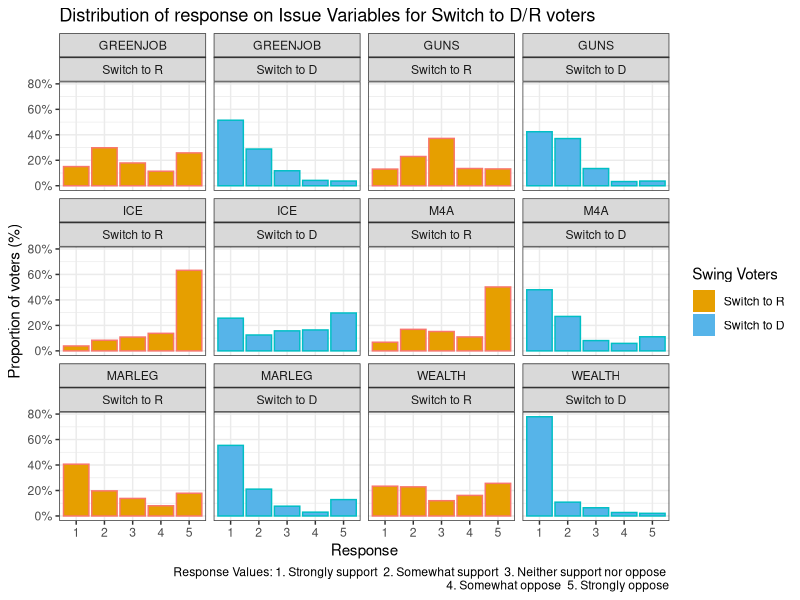
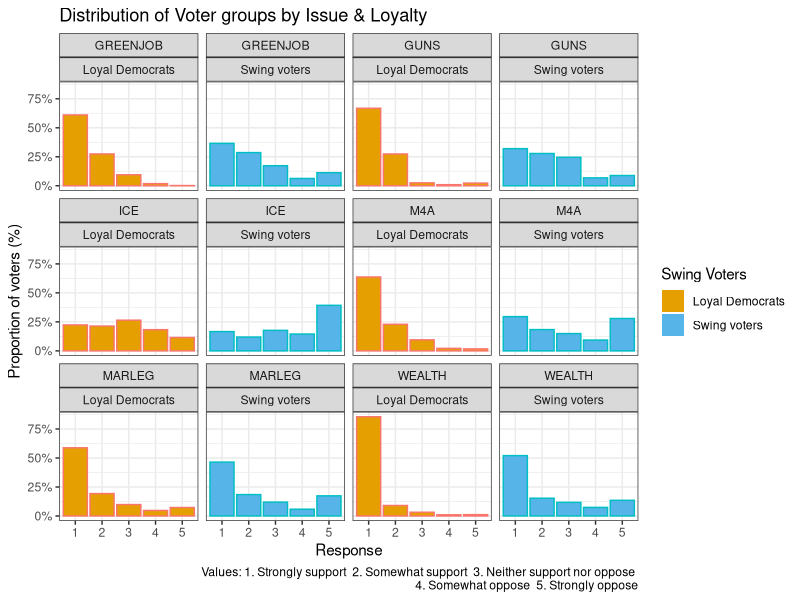
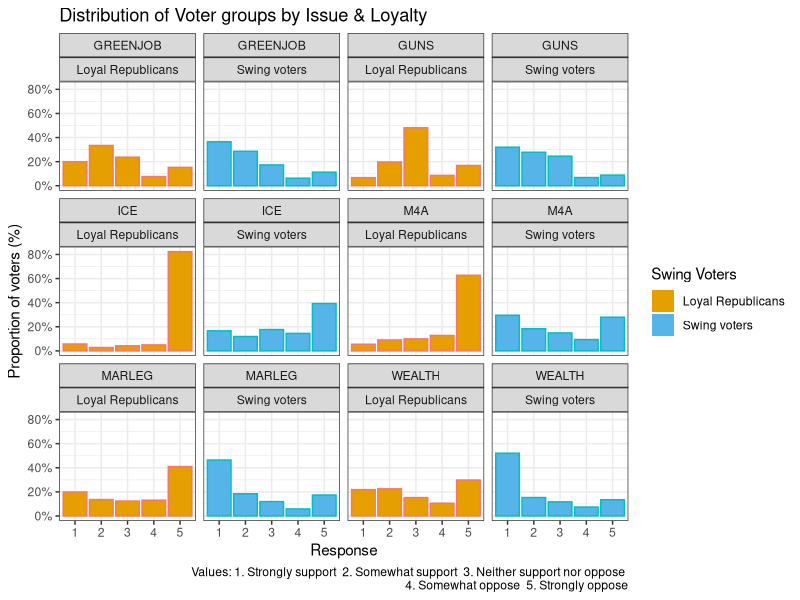
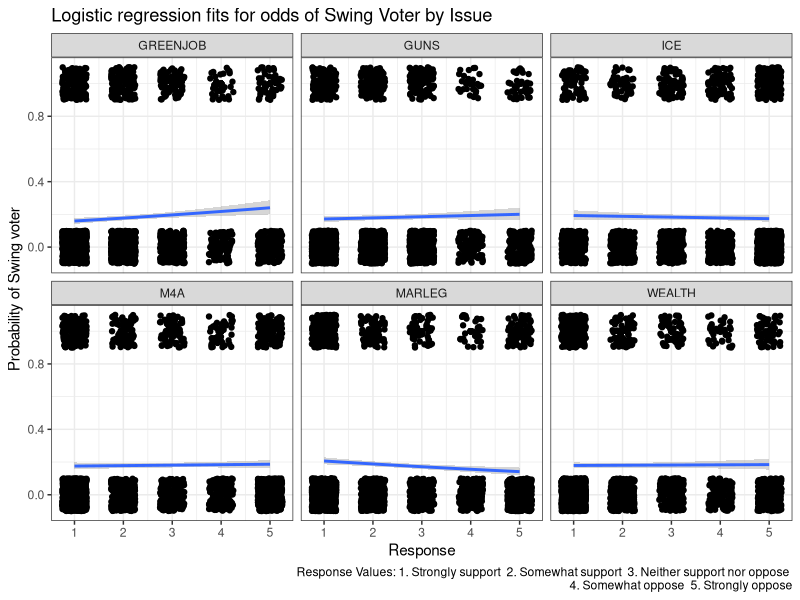
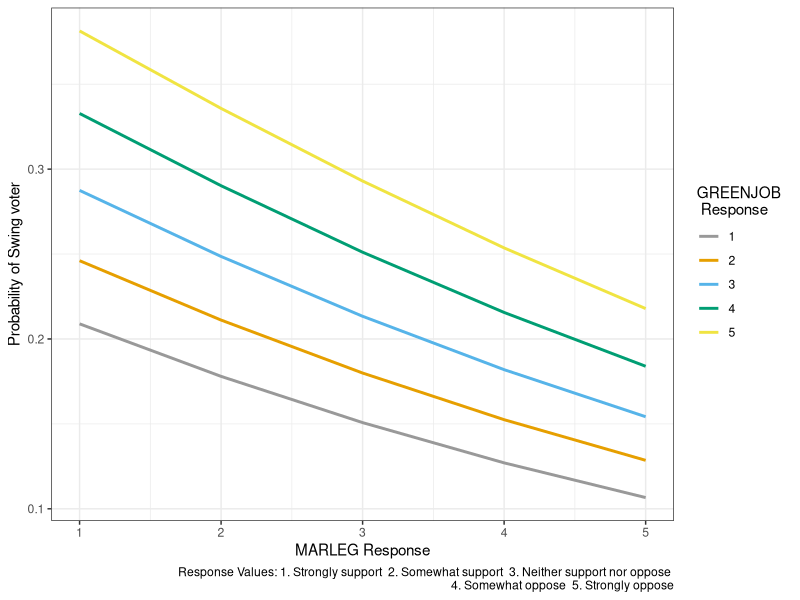
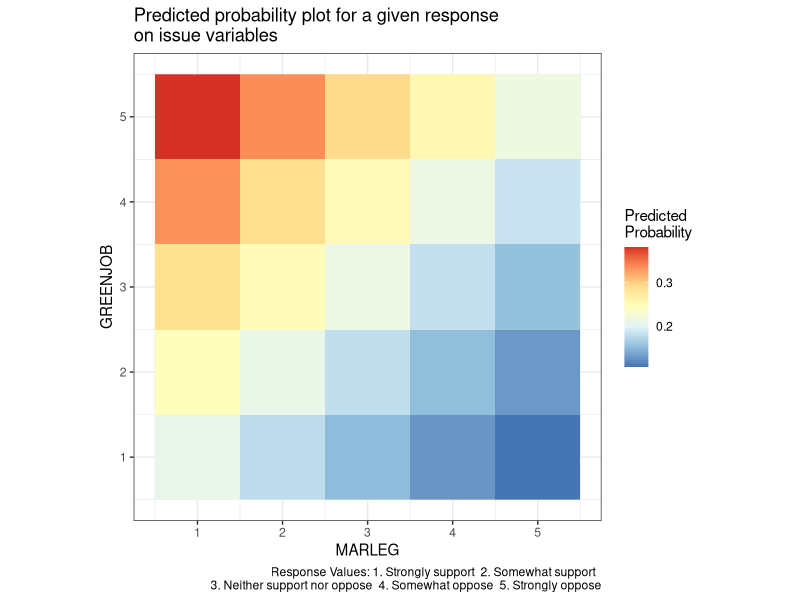
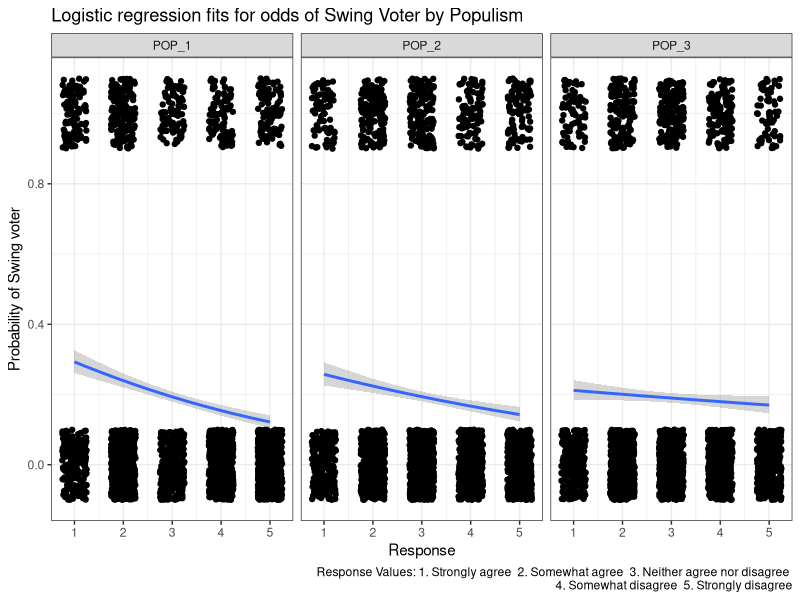
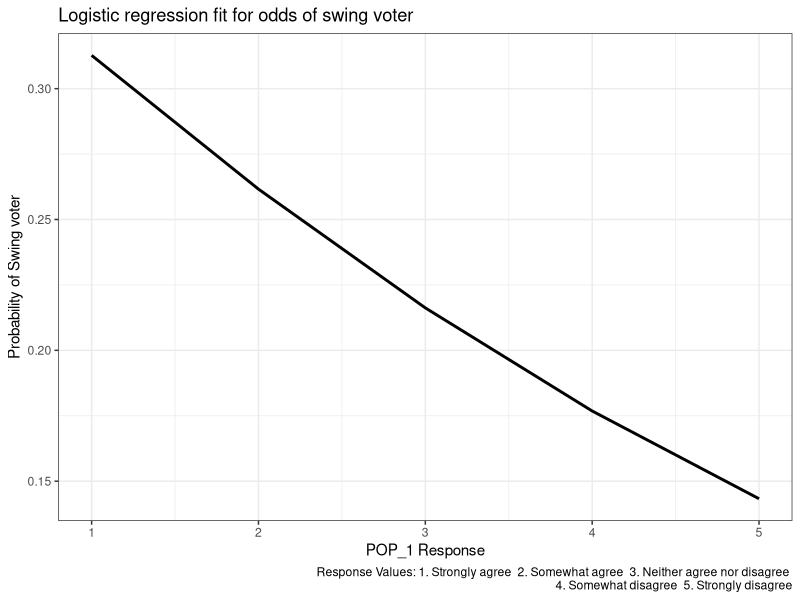

Recreate these plots in R, in order.
## ---- chunk 1
knitr::opts_chunk$set(echo = FALSE, tidy = TRUE, warning = FALSE, message = FALSE)
## ---- chunk 2
library(tidyverse)
library(broom)
library(arm)
library(GGally)
cb_palette = c("#999999", "#E69F00", "#56B4E9", "#009E73", "#F0E442", "#0072B2", "#D55E00", "#CC79A7")
## ---- chunk 3
# Load Data
dfp_WTHH = read.csv("DFP_WTHH_release.csv")
names(dfp_WTHH)[1] <- "rowid"
dfp = dplyr::select(dfp_WTHH, rowid, house3, presvote16post, weight_DFP, M4A, GREENJOB, WEALTH, MARLEG, ICE, GUNS, POP_1, POP_2, POP_3, gender)
# Removing NAs or 7 (Did not vote) for presvote16post
dfp =  dfp[!(is.na(dfp$presvote16post) | dfp$presvote16post == 7),]
# summary(dfp)
n_row = nrow(dfp)
## ---- chunk 4
is_swing_voter <- function() {
  vect = as.numeric(rep.int(1, times = n_row))
  for(i in 1:n_row) {
    if(dfp$presvote16post[i] == 1 && dfp$house3[i] == 1)
      vect[i] = 2
    else if(dfp$presvote16post[i] == 2 && dfp$house3[i] == 2)
      vect[i] = 3
    else if(dfp$presvote16post[i] != 2 && dfp$house3[i] == 2)
      vect[i] = 4
    else if(dfp$presvote16post[i] != 1 && dfp$house3[i] == 1)
      vect[i] = 5
  }
  return(vect)
}
# 1 = Swing, 2 = Loyal Demo, 3 = Loyal Rep, 4 = Switch to R, 5 = Switch to D
dfp$is_swing = is_swing_voter()
dfp$is_swing = factor(dfp$is_swing, labels = c("Swing", "Loyal Democrat", "Loyal Republican", "Switch to R", "Switch to D"))

## ---- chunk 5
dfp.q1 = dfp %>% subset(., subset = (.$is_swing == "Switch to R" | (.$is_swing == "Switch to D")), select = c("is_swing", "M4A", "GREENJOB", "WEALTH", "MARLEG", "ICE", "GUNS", "weight_DFP"))

cb_palette2 = c("#E69F00", "#56B4E9")

dfp.q1 = gather(dfp.q1, key = "ISSUE", value = "RESPONSE", c("M4A", "GREENJOB", "WEALTH", "MARLEG", "ICE", "GUNS"))
dfp.q1$RESPONSE = factor(dfp.q1$RESPONSE)
dfp.q1 = na.omit(dfp.q1)
## ---- chunk 6
# ggplot(dfp.q1[dfp.q1$RESPONSE != 6,], aes(x = RESPONSE, color = is_swing, fill = is_swing)) + stat_count((aes(weight = weight_DFP))) + facet_wrap(~ISSUE) + theme_bw() + guides(fill = guide_legend(title="Swing Voters"), color = FALSE) + scale_fill_manual(values = cb_palette2) + labs(title="Distribution of response on Issue Variables for Switch to D/R voters", caption = "Response Values: 1. Strongly support  2. Somewhat support  3. Neither support nor oppose \n  4. Somewhat oppose  5. Strongly oppose") + ylab("Count") + xlab("Response")

ggplot(dfp.q1[dfp.q1$RESPONSE != 6,], aes(x = RESPONSE, color = is_swing, fill = is_swing)) +
  geom_bar(mapping = aes(x = RESPONSE, y = ..prop.., group = 1, weight=weight_DFP), stat = "count") +
  scale_y_continuous(labels = scales::percent_format(accuracy = 1)) +
  facet_wrap(~ISSUE + is_swing) + theme_bw() + 
  guides(fill = guide_legend(title="Swing Voters"), color = FALSE) +
  scale_fill_manual(values = cb_palette2) +
  labs(title="Distribution of response on Issue Variables for Switch to D/R voters", caption = "Response Values: 1. Strongly support  2. Somewhat support  3. Neither support nor oppose \n  4. Somewhat oppose  5. Strongly oppose") +
  ylab("Proportion of voters (%)") + xlab("Response")
## ---- chunk 7
WTHH_full = read_csv("DFP_WTHH_release.csv")
WTHH = WTHH_full[c("presvote16post", "house3", "weight_DFP", "M4A", "GREENJOB", "WEALTH", "MARLEG", "ICE", "GUNS", "POP_1", "POP_2", "POP_3")]
## ---- chunk 8
# WTHH$grp <- ifelse(WTHH$presvote16post==1 & WTHH$house3==1, "Loyal Democrats", ifelse(WTHH$presvote16post==2 & WTHH$house3==2, "Loyal Republicans", ifelse(!(WTHH$presvote16post %in% c(7,NA)), "Swing voters", NA)))
WTHH$grp <- ifelse(WTHH$presvote16post==1 & WTHH$house3==1, "Loyal Democrats", ifelse(WTHH$presvote16post==2 & WTHH$house3==2, "Loyal Republicans", ifelse(!is.na(WTHH$presvote16post), "Swing voters", NA)))

WTHH$swing_bhv <- ifelse(WTHH$grp=="Swing voters", ifelse(WTHH$house3==1, "Switch to D", ifelse(WTHH$house3==2, "Switch to R", "Others")), NA)

# cols <- c("presvote16post", "house3", "M4A", "GREENJOB", "WEALTH", "MARLEG", "ICE", "GUNS", "POP_1", "POP_2", "POP_3", "grp", "swing_bhv")
# WTHH[cols] <- lapply(WTHH[cols], factor)
## ---- chunk 9
WTHH.long = gather(WTHH, key="issue", value="response",
                   c("M4A", "GREENJOB", "WEALTH", "MARLEG", "ICE", "GUNS"))
cols <- c("issue", "response")
WTHH.long[cols] <- lapply(WTHH.long[cols], factor)
WTHH.long <- WTHH.long[c("issue", "response", "grp", "weight_DFP")]
WTHH.long <- WTHH.long[!is.na(WTHH.long$response) & !is.na(WTHH.long$grp),]
## ---- chunk 10
ggplot(WTHH.long[WTHH.long$response != 6 & (WTHH.long$grp=="Loyal Democrats" | WTHH.long$grp=="Swing voters"),], aes(x=response, color = grp, fill = grp)) +
  geom_bar(mapping = aes(x = response, y = ..prop.., group = 1, weight=weight_DFP), stat = "count") +
  scale_y_continuous(labels = scales::percent_format(accuracy = 1)) +
  facet_wrap(~issue + grp) + scale_fill_manual(values=cb_palette2) +
  guides(fill = guide_legend(title="Swing Voters"), color = FALSE) +
  labs(fill="Voter group", caption="Values: 1. Strongly support  2. Somewhat support  3. Neither support nor oppose \n  4. Somewhat oppose  5. Strongly oppose") +
  ggtitle("Distribution of Voter groups by Issue & Loyalty") +
  xlab("Response") + ylab("Proportion of voters (%)") +
  theme_bw()

ggplot(WTHH.long[WTHH.long$response != 6 & (WTHH.long$grp=="Loyal Republicans" | WTHH.long$grp=="Swing voters"),], aes(x=response, color = grp, fill = grp)) +
  geom_bar(mapping = aes(x = response, y = ..prop.., group = 1, weight=weight_DFP), stat = "count") +
  scale_y_continuous(labels = scales::percent_format(accuracy = 1)) +
  facet_wrap(~issue + grp) + scale_fill_manual(values=cb_palette2) +
  guides(fill = guide_legend(title="Swing Voters"), color = FALSE) +
  labs(fill="Voter group", caption="Values: 1. Strongly support  2. Somewhat support  3. Neither support nor oppose \n  4. Somewhat oppose  5. Strongly oppose") +
  ggtitle("Distribution of Voter groups by Issue & Loyalty") +
  xlab("Response") + ylab("Proportion of voters (%)") +
  theme_bw()
## ---- chunk 11
WTHH$swing_voter = ifelse(WTHH$grp=="Swing voters", 1, ifelse(is.na(WTHH$grp), NA, 0))
WTHH.issue = WTHH[c("GREENJOB", "GUNS", "ICE", "M4A", "MARLEG", "WEALTH", "weight_DFP", "swing_voter")]
## ---- chunk 12
WTHH.issue <- WTHH.issue[rowSums(WTHH.issue[,c(1,2,3,4,5,6)] == 6) == 0,]
WTHH.issue <- WTHH.issue[complete.cases(WTHH.issue),]
## ---- chunk 13
WTHH.issue.long = gather(WTHH.issue, key="issue", value="response",
                   c("M4A", "GREENJOB", "WEALTH", "MARLEG", "ICE", "GUNS"))
ggplot(WTHH.issue.long, aes(x=response, y=swing_voter)) + geom_point(alpha=0.4) +
  geom_jitter(height=0.1, width=0.25) +
  geom_smooth(method = "glm", method.args = list(family = "binomial")) +
  facet_wrap(~issue) +
  labs(caption="Response Values: 1. Strongly support  2. Somewhat support  3. Neither support nor oppose \n  4. Somewhat oppose  5. Strongly oppose") +
  ggtitle("Logistic regression fits for odds of Swing Voter by Issue") +
  xlab("Response") + ylab("Probability of Swing voter") +
  theme_bw()
## ---- chunk 14
WTHH.issue.logit <- glm(swing_voter ~ GREENJOB + MARLEG, weights=weight_DFP, family="quasibinomial", data=WTHH.issue)
display(WTHH.issue.logit)
## ---- chunk 15
issue.predict.grid = expand.grid(MARLEG = seq(1, 5, 1), GREENJOB = seq(1, 5, 1))
issue.pred = predict(WTHH.issue.logit, type = "response", newdata = issue.predict.grid)
issue.pred.df = data.frame(issue.predict.grid, swing.prob = as.vector(issue.pred))

ggplot(issue.pred.df, aes(x = MARLEG, y = swing.prob, group = factor(GREENJOB), color = factor(GREENJOB))) +
  geom_line(size=1) + xlab("MARLEG Response") + ylab("Probability of Swing voter") +
  labs(color = "GREENJOB \n Response", caption="Response Values: 1. Strongly support  2. Somewhat support  3. Neither support nor oppose \n  4. Somewhat oppose  5. Strongly oppose") +
  theme_bw() + scale_color_manual(values = cb_palette)
## ---- chunk 16
# Raster 
ggplot(issue.pred.df, aes(x = MARLEG, y = GREENJOB, z = swing.prob)) + geom_raster(aes(fill = swing.prob))  + coord_fixed() + scale_fill_distiller(palette = "RdYlBu") + theme_bw() + labs(title="Predicted probability plot for a given response \non issue variables", fill = "Predicted \nProbability", caption="Response Values: 1. Strongly support  2. Somewhat support  \n3. Neither support nor oppose  4. Somewhat oppose  5. Strongly oppose" )
## ---- chunk 17
WTHH.pop = WTHH[c("POP_1", "POP_2", "POP_3", "weight_DFP", "swing_voter")]
## ---- chunk 18
WTHH.pop <- WTHH.pop[rowSums(WTHH.pop[,c(1,2,3)] == 6) == 0,]
WTHH.pop <- WTHH.pop[complete.cases(WTHH.pop),]
## ---- chunk 19
WTHH.pop.long = gather(WTHH.pop, key="populism", value="response",
                   c("POP_1", "POP_2", "POP_3"))
ggplot(WTHH.pop.long, aes(x=response, y=swing_voter)) + geom_point(alpha=0.4) +
  geom_jitter(height=0.1, width=0.25) +
  geom_smooth(method = "glm", method.args = list(family = "binomial")) +
  facet_wrap(~populism) +
  labs(caption="Response Values: 1. Strongly agree  2. Somewhat agree  3. Neither agree nor disagree \n  4. Somewhat disagree  5. Strongly disagree") +
  ggtitle("Logistic regression fits for odds of Swing Voter by Populism") +
  xlab("Response") + ylab("Probability of Swing voter") +
  theme_bw()
## ---- chunk 20
WTHH.pop.logit <- glm(swing_voter ~ POP_1, weights=weight_DFP, family="quasibinomial", data=WTHH.pop)
display(WTHH.pop.logit)
## ---- chunk 21
pop.predict.grid = expand.grid(POP_1 = seq(1, 5, 1))
pop.pred = predict(WTHH.pop.logit, type = "response", newdata = pop.predict.grid)
pop.pred.df = data.frame(pop.predict.grid, swing.prob = as.vector(pop.pred))
ggplot(pop.pred.df, aes(x = POP_1, y = swing.prob)) +
  geom_line(size=1) + xlab("POP_1 Response") + ylab("Probability of Swing voter") +
  labs(caption="Response Values: 1. Strongly agree  2. Somewhat agree  3. Neither agree nor disagree \n  4. Somewhat disagree  5. Strongly disagree", title="Logistic regression fit for odds of swing voter") +
  theme_bw()
## ---- chunk 22
pop.predict.grid = dplyr::select(WTHH[!(is.na(WTHH$POP_1) | is.na(WTHH$swing_voter)),], POP_1, swing_voter)
pop.pred = predict(WTHH.pop.logit, type = "response", newdata = data.frame(POP_1 = pop.predict.grid$POP_1))
pop.pred.df = data.frame(pop.predict.grid, swing.prob = as.vector(pop.pred), swing.class = as.numeric(as.vector(pop.pred )> 0.13))
# Calculating error
class_err = sum(as.numeric(pop.pred.df$swing.class == pop.pred.df$swing_voter))*100/nrow(pop.predict.grid)
sprintf("Classification Error = %f", class_err)
## ---- chunk 23
WTHH.issue.logit1 <- glm(swing_voter ~ GREENJOB + GUNS + ICE + M4A + MARLEG + WEALTH, weights=weight_DFP, family="quasibinomial", data=WTHH.issue)
display(WTHH.issue.logit1)
## ---- chunk 24
WTHH.issue.logit3 <- glm(swing_voter ~ GREENJOB * GUNS * ICE * M4A * MARLEG * WEALTH, weights=weight_DFP, family="quasibinomial", data=WTHH.issue)
display(WTHH.issue.logit3)
## ---- chunk 25
WTHH.issue.logit.df <- WTHH.issue
WTHH.issue.logit.df$.fitted <- fitted.values(WTHH.issue.logit)
WTHH.issue.logit.df$.resid <- residuals(WTHH.issue.logit, type="response")
WTHH.issue.logit.df$.pred <- 1 * (WTHH.issue.logit.df$.fitted > max(WTHH.issue.logit.df$.fitted)/1)
Correct <- (WTHH.issue.logit.df$swing_voter == WTHH.issue.logit.df$.pred)
1 - (sum(Correct) / nrow(WTHH.issue.logit.df))
summary(factor(WTHH.issue.logit.df$swing_voter))
## ---- chunk 26
ggplot(WTHH.issue.logit.df, aes(x=GREENJOB, y=.resid)) + geom_point(alpha=0.4) +
  geom_jitter(height=0.1, width=0.25) + geom_smooth(method = "loess", method.args = list(degree = 1)) +
  xlab("Response") + ylab("Residuals") + ggtitle("Residual plot for GREENJOB")
ggplot(WTHH.issue.logit.df, aes(x=MARLEG, y=.resid)) + geom_point(alpha=0.4) +
  geom_jitter(height=0.1, width=0.25) + geom_smooth(method = "loess", method.args = list(degree = 1)) +
  xlab("Response") + ylab("Residuals") + ggtitle("Residual plot for MARLEG")
## ---- chunk 27
WTHH.pop.logit1 <- glm(swing_voter ~ POP_1 * POP_2 * POP_3, weights=weight_DFP, family="quasibinomial", data=WTHH.pop)
display(WTHH.pop.logit1)
## ---- chunk 28
WTHH.pop.logit.df <- WTHH.pop
WTHH.pop.logit.df$.fitted <- fitted.values(WTHH.pop.logit)
WTHH.pop.logit.df$.resid <- residuals(WTHH.pop.logit, type="response")
WTHH.pop.logit.df$.pred <- 1 * (WTHH.pop.logit.df$.fitted > max(WTHH.pop.logit.df$.fitted)/1)
Correct <- (WTHH.pop.logit.df$swing_voter == WTHH.pop.logit.df$.pred)
1 - (sum(Correct) / nrow(WTHH.pop.logit.df))
summary(factor(WTHH.pop.logit.df$swing_voter))
## ---- chunk 29
ggplot(WTHH.pop.logit.df, aes(x=POP_1, y=.resid)) + geom_point(alpha=0.4) +
  geom_jitter(height=0.1, width=0.25) + geom_smooth(method = "loess", method.args = list(degree = 1)) +
  xlab("Response") + ylab("Residuals") + ggtitle("Residual plot for POP_1")
